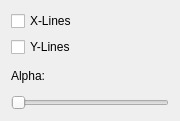
<?xml version="1.0" encoding="UTF-8"?>
<ui version="4.0">
 <class>Form</class>
 <widget class="QWidget" name="Form">
  <property name="geometry">
   <rect>
    <x>0</x>
    <y>0</y>
    <width>180</width>
    <height>121</height>
   </rect>
  </property>
  <property name="windowTitle">
   <string>Form</string>
  </property>
  <layout class="QVBoxLayout" name="verticalLayout">
   <item>
    <widget class="QCheckBox" name="xCheckbox">
     <property name="text">
      <string>X-Lines</string>
     </property>
    </widget>
   </item>
   <item>
    <widget class="QCheckBox" name="yCheckbox">
     <property name="text">
      <string>Y-Lines</string>
     </property>
    </widget>
   </item>
   <item>
    <widget class="QLabel" name="label">
     <property name="text">
      <string>Alpha:</string>
     </property>
    </widget>
   </item>
   <item>
    <widget class="QSlider" name="alphaSlider">
     <property name="maximum">
      <number>100</number>
     </property>
     <property name="singleStep">
      <number>1</number>
     </property>
     <property name="orientation">
      <enum>Qt::Horizontal</enum>
     </property>
    </widget>
   </item>
  </layout>
 </widget>
 <resources/>
 <connections/>
</ui>
